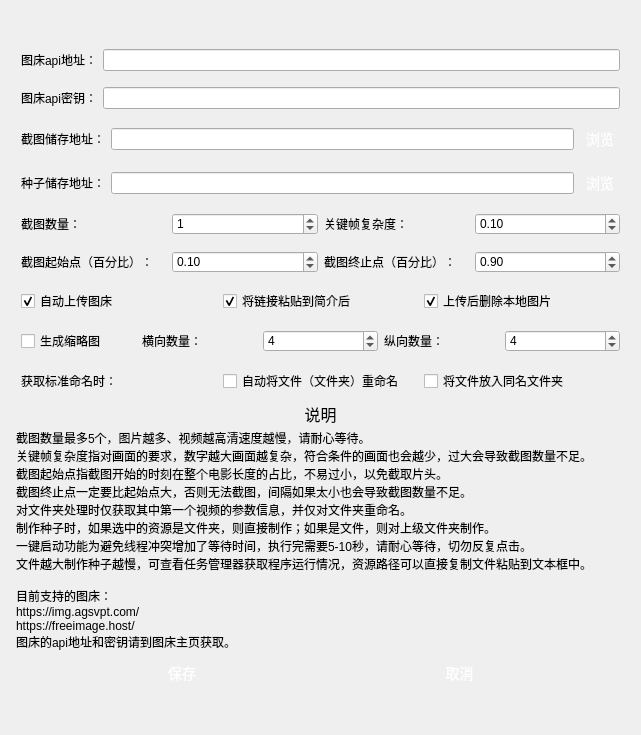
<?xml version="1.0" encoding="UTF-8"?>
<ui version="4.0">
 <class>Settings</class>
 <widget class="QDialog" name="Settings">
  <property name="geometry">
   <rect>
    <x>0</x>
    <y>0</y>
    <width>641</width>
    <height>735</height>
   </rect>
  </property>
  <property name="windowTitle">
   <string>设置</string>
  </property>
  <layout class="QVBoxLayout" name="verticalLayout_2">
   <item>
    <layout class="QVBoxLayout" name="verticalLayout">
     <property name="leftMargin">
      <number>5</number>
     </property>
     <property name="topMargin">
      <number>5</number>
     </property>
     <property name="rightMargin">
      <number>5</number>
     </property>
     <property name="bottomMargin">
      <number>5</number>
     </property>
     <item>
      <layout class="QHBoxLayout" name="horizontalLayout_4">
       <property name="leftMargin">
        <number>5</number>
       </property>
       <property name="topMargin">
        <number>5</number>
       </property>
       <property name="rightMargin">
        <number>5</number>
       </property>
       <property name="bottomMargin">
        <number>5</number>
       </property>
       <item>
        <widget class="QLabel" name="label_6">
         <property name="styleSheet">
          <string>QPushButton {
    display: inline-block;
    padding: 5px 5px;
    font-size: 16px;
    cursor: pointer;
    text-align: center;
    text-decoration: none;
    outline: none;
    color:#fff;
    background-color: #559e24;
    border: none;
    border-radius: 15px;
    box-shadow: 0 9px #999;
}

QPushButton:hover {
background-color: #4a8821;
}

QPushButton:pressed {
    background-color: #3c6f1b;
}
</string>
         </property>
         <property name="text">
          <string>图床api地址：</string>
         </property>
        </widget>
       </item>
       <item>
        <widget class="QLineEdit" name="figureBedPath">
         <property name="styleSheet">
          <string>QPushButton {
    display: inline-block;
    padding: 5px 5px;
    font-size: 16px;
    cursor: pointer;
    text-align: center;
    text-decoration: none;
    outline: none;
    color:#fff;
    background-color: #559e24;
    border: none;
    border-radius: 15px;
    box-shadow: 0 9px #999;
}

QPushButton:hover {
background-color: #4a8821;
}

QPushButton:pressed {
    background-color: #3c6f1b;
}
</string>
         </property>
         <property name="text">
          <string/>
         </property>
         <property name="clearButtonEnabled">
          <bool>true</bool>
         </property>
        </widget>
       </item>
      </layout>
     </item>
     <item>
      <layout class="QHBoxLayout" name="horizontalLayout_5">
       <property name="leftMargin">
        <number>5</number>
       </property>
       <property name="topMargin">
        <number>5</number>
       </property>
       <property name="rightMargin">
        <number>5</number>
       </property>
       <property name="bottomMargin">
        <number>5</number>
       </property>
       <item>
        <widget class="QLabel" name="label_7">
         <property name="styleSheet">
          <string>QPushButton {
    display: inline-block;
    padding: 5px 5px;
    font-size: 16px;
    cursor: pointer;
    text-align: center;
    text-decoration: none;
    outline: none;
    color:#fff;
    background-color: #559e24;
    border: none;
    border-radius: 15px;
    box-shadow: 0 9px #999;
}

QPushButton:hover {
background-color: #4a8821;
}

QPushButton:pressed {
    background-color: #3c6f1b;
}
</string>
         </property>
         <property name="text">
          <string>图床api密钥：</string>
         </property>
        </widget>
       </item>
       <item>
        <widget class="QLineEdit" name="figureBedToken">
         <property name="styleSheet">
          <string>QPushButton {
    display: inline-block;
    padding: 5px 5px;
    font-size: 16px;
    cursor: pointer;
    text-align: center;
    text-decoration: none;
    outline: none;
    color:#fff;
    background-color: #559e24;
    border: none;
    border-radius: 15px;
    box-shadow: 0 9px #999;
}

QPushButton:hover {
background-color: #4a8821;
}

QPushButton:pressed {
    background-color: #3c6f1b;
}
</string>
         </property>
         <property name="text">
          <string/>
         </property>
         <property name="echoMode">
          <enum>QLineEdit::Password</enum>
         </property>
         <property name="clearButtonEnabled">
          <bool>true</bool>
         </property>
        </widget>
       </item>
      </layout>
     </item>
     <item>
      <layout class="QHBoxLayout" name="horizontalLayout_2">
       <property name="leftMargin">
        <number>5</number>
       </property>
       <property name="topMargin">
        <number>5</number>
       </property>
       <property name="rightMargin">
        <number>5</number>
       </property>
       <property name="bottomMargin">
        <number>5</number>
       </property>
       <item>
        <widget class="QLabel" name="label_3">
         <property name="styleSheet">
          <string>QPushButton {
    display: inline-block;
    padding: 5px 5px;
    font-size: 16px;
    cursor: pointer;
    text-align: center;
    text-decoration: none;
    outline: none;
    color:#fff;
    background-color: #559e24;
    border: none;
    border-radius: 15px;
    box-shadow: 0 9px #999;
}

QPushButton:hover {
background-color: #4a8821;
}

QPushButton:pressed {
    background-color: #3c6f1b;
}
</string>
         </property>
         <property name="text">
          <string>截图储存地址：</string>
         </property>
        </widget>
       </item>
       <item>
        <widget class="QLineEdit" name="screenshotPath">
         <property name="styleSheet">
          <string>QPushButton {
    display: inline-block;
    padding: 5px 5px;
    font-size: 16px;
    cursor: pointer;
    text-align: center;
    text-decoration: none;
    outline: none;
    color:#fff;
    background-color: #559e24;
    border: none;
    border-radius: 15px;
    box-shadow: 0 9px #999;
}

QPushButton:hover {
background-color: #4a8821;
}

QPushButton:pressed {
    background-color: #3c6f1b;
}
</string>
         </property>
         <property name="text">
          <string/>
         </property>
         <property name="clearButtonEnabled">
          <bool>true</bool>
         </property>
        </widget>
       </item>
       <item>
        <widget class="QPushButton" name="selectScreenshotPathButton">
         <property name="styleSheet">
          <string notr="true">QPushButton {
    display: inline-block;
    padding: 3px 6px;
    font-size: 14px;
    cursor: pointer;
    text-align: center;
    text-decoration: none;
    outline: none;
    color:#fff;
background-color: 
				qlineargradient(x1:0, y1:0, x2:0, y2:1,
                                      stop:0 #16bf9d,
                                      stop:1 #10a266);
    border: none;
    border-radius: 8px;
    box-shadow: 0 9px #999;
}

QPushButton:hover {
background-color: 
				qlineargradient(x1:0, y1:0, x2:0, y2:1,
                                      stop:0 #11b998,
                                      stop:1 #08965e);
}

QPushButton:pressed {
    background-color: 
				qlineargradient(x1:0, y1:0, x2:0, y2:1,
                                      stop:0 #0e9278,
                                      stop:1 #0e925c);
}
</string>
         </property>
         <property name="text">
          <string>浏览</string>
         </property>
        </widget>
       </item>
      </layout>
     </item>
     <item>
      <layout class="QHBoxLayout" name="horizontalLayout_3">
       <property name="leftMargin">
        <number>5</number>
       </property>
       <property name="topMargin">
        <number>5</number>
       </property>
       <property name="rightMargin">
        <number>5</number>
       </property>
       <property name="bottomMargin">
        <number>5</number>
       </property>
       <item>
        <widget class="QLabel" name="label_12">
         <property name="styleSheet">
          <string>QPushButton {
    display: inline-block;
    padding: 5px 5px;
    font-size: 16px;
    cursor: pointer;
    text-align: center;
    text-decoration: none;
    outline: none;
    color:#fff;
    background-color: #559e24;
    border: none;
    border-radius: 15px;
    box-shadow: 0 9px #999;
}

QPushButton:hover {
background-color: #4a8821;
}

QPushButton:pressed {
    background-color: #3c6f1b;
}
</string>
         </property>
         <property name="text">
          <string>种子储存地址：</string>
         </property>
        </widget>
       </item>
       <item>
        <widget class="QLineEdit" name="torrentPath">
         <property name="styleSheet">
          <string>QPushButton {
    display: inline-block;
    padding: 5px 5px;
    font-size: 16px;
    cursor: pointer;
    text-align: center;
    text-decoration: none;
    outline: none;
    color:#fff;
    background-color: #559e24;
    border: none;
    border-radius: 15px;
    box-shadow: 0 9px #999;
}

QPushButton:hover {
background-color: #4a8821;
}

QPushButton:pressed {
    background-color: #3c6f1b;
}
</string>
         </property>
         <property name="text">
          <string/>
         </property>
         <property name="clearButtonEnabled">
          <bool>true</bool>
         </property>
        </widget>
       </item>
       <item>
        <widget class="QPushButton" name="selectTorrentPathButton">
         <property name="styleSheet">
          <string notr="true">QPushButton {
    display: inline-block;
    padding: 3px 6px;
    font-size: 14px;
    cursor: pointer;
    text-align: center;
    text-decoration: none;
    outline: none;
    color:#fff;
background-color: 
				qlineargradient(x1:0, y1:0, x2:0, y2:1,
                                      stop:0 #16bf9d,
                                      stop:1 #10a266);
    border: none;
    border-radius: 8px;
    box-shadow: 0 9px #999;
}

QPushButton:hover {
background-color: 
				qlineargradient(x1:0, y1:0, x2:0, y2:1,
                                      stop:0 #11b998,
                                      stop:1 #08965e);
}

QPushButton:pressed {
    background-color: 
				qlineargradient(x1:0, y1:0, x2:0, y2:1,
                                      stop:0 #0e9278,
                                      stop:1 #0e925c);
}
</string>
         </property>
         <property name="text">
          <string>浏览</string>
         </property>
        </widget>
       </item>
      </layout>
     </item>
     <item>
      <layout class="QHBoxLayout" name="horizontalLayout_7">
       <property name="leftMargin">
        <number>5</number>
       </property>
       <property name="topMargin">
        <number>5</number>
       </property>
       <property name="rightMargin">
        <number>5</number>
       </property>
       <property name="bottomMargin">
        <number>5</number>
       </property>
       <item>
        <widget class="QLabel" name="label">
         <property name="styleSheet">
          <string>QPushButton {
    display: inline-block;
    padding: 5px 5px;
    font-size: 16px;
    cursor: pointer;
    text-align: center;
    text-decoration: none;
    outline: none;
    color:#fff;
    background-color: #559e24;
    border: none;
    border-radius: 15px;
    box-shadow: 0 9px #999;
}

QPushButton:hover {
background-color: #4a8821;
}

QPushButton:pressed {
    background-color: #3c6f1b;
}
</string>
         </property>
         <property name="text">
          <string>截图数量：</string>
         </property>
        </widget>
       </item>
       <item>
        <widget class="QSpinBox" name="screenshotNumber">
         <property name="styleSheet">
          <string>QPushButton {
    display: inline-block;
    padding: 5px 5px;
    font-size: 16px;
    cursor: pointer;
    text-align: center;
    text-decoration: none;
    outline: none;
    color:#fff;
    background-color: #559e24;
    border: none;
    border-radius: 15px;
    box-shadow: 0 9px #999;
}

QPushButton:hover {
background-color: #4a8821;
}

QPushButton:pressed {
    background-color: #3c6f1b;
}
</string>
         </property>
         <property name="maximum">
          <number>5</number>
         </property>
         <property name="value">
          <number>1</number>
         </property>
        </widget>
       </item>
       <item>
        <widget class="QLabel" name="label_2">
         <property name="styleSheet">
          <string>QPushButton {
    display: inline-block;
    padding: 5px 5px;
    font-size: 16px;
    cursor: pointer;
    text-align: center;
    text-decoration: none;
    outline: none;
    color:#fff;
    background-color: #559e24;
    border: none;
    border-radius: 15px;
    box-shadow: 0 9px #999;
}

QPushButton:hover {
background-color: #4a8821;
}

QPushButton:pressed {
    background-color: #3c6f1b;
}
</string>
         </property>
         <property name="text">
          <string>关键帧复杂度：</string>
         </property>
        </widget>
       </item>
       <item>
        <widget class="QDoubleSpinBox" name="screenshotThreshold">
         <property name="styleSheet">
          <string>QPushButton {
    display: inline-block;
    padding: 5px 5px;
    font-size: 16px;
    cursor: pointer;
    text-align: center;
    text-decoration: none;
    outline: none;
    color:#fff;
    background-color: #559e24;
    border: none;
    border-radius: 15px;
    box-shadow: 0 9px #999;
}

QPushButton:hover {
background-color: #4a8821;
}

QPushButton:pressed {
    background-color: #3c6f1b;
}
</string>
         </property>
         <property name="decimals">
          <number>2</number>
         </property>
         <property name="maximum">
          <double>5.000000000000000</double>
         </property>
         <property name="singleStep">
          <double>0.010000000000000</double>
         </property>
         <property name="value">
          <double>0.100000000000000</double>
         </property>
        </widget>
       </item>
      </layout>
     </item>
     <item>
      <layout class="QHBoxLayout" name="horizontalLayout_8">
       <property name="leftMargin">
        <number>5</number>
       </property>
       <property name="topMargin">
        <number>5</number>
       </property>
       <property name="rightMargin">
        <number>5</number>
       </property>
       <property name="bottomMargin">
        <number>5</number>
       </property>
       <item>
        <widget class="QLabel" name="label_4">
         <property name="styleSheet">
          <string>QPushButton {
    display: inline-block;
    padding: 5px 5px;
    font-size: 16px;
    cursor: pointer;
    text-align: center;
    text-decoration: none;
    outline: none;
    color:#fff;
    background-color: #559e24;
    border: none;
    border-radius: 15px;
    box-shadow: 0 9px #999;
}

QPushButton:hover {
background-color: #4a8821;
}

QPushButton:pressed {
    background-color: #3c6f1b;
}
</string>
         </property>
         <property name="text">
          <string>截图起始点（百分比）：</string>
         </property>
        </widget>
       </item>
       <item>
        <widget class="QDoubleSpinBox" name="screenshotStart">
         <property name="styleSheet">
          <string>QPushButton {
    display: inline-block;
    padding: 5px 5px;
    font-size: 16px;
    cursor: pointer;
    text-align: center;
    text-decoration: none;
    outline: none;
    color:#fff;
    background-color: #559e24;
    border: none;
    border-radius: 15px;
    box-shadow: 0 9px #999;
}

QPushButton:hover {
background-color: #4a8821;
}

QPushButton:pressed {
    background-color: #3c6f1b;
}
</string>
         </property>
         <property name="decimals">
          <number>2</number>
         </property>
         <property name="maximum">
          <double>1.000000000000000</double>
         </property>
         <property name="singleStep">
          <double>0.010000000000000</double>
         </property>
         <property name="value">
          <double>0.100000000000000</double>
         </property>
        </widget>
       </item>
       <item>
        <widget class="QLabel" name="label_5">
         <property name="styleSheet">
          <string>QPushButton {
    display: inline-block;
    padding: 5px 5px;
    font-size: 16px;
    cursor: pointer;
    text-align: center;
    text-decoration: none;
    outline: none;
    color:#fff;
    background-color: #559e24;
    border: none;
    border-radius: 15px;
    box-shadow: 0 9px #999;
}

QPushButton:hover {
background-color: #4a8821;
}

QPushButton:pressed {
    background-color: #3c6f1b;
}
</string>
         </property>
         <property name="text">
          <string>截图终止点（百分比）：</string>
         </property>
        </widget>
       </item>
       <item>
        <widget class="QDoubleSpinBox" name="screenshotEnd">
         <property name="styleSheet">
          <string>QPushButton {
    display: inline-block;
    padding: 5px 5px;
    font-size: 16px;
    cursor: pointer;
    text-align: center;
    text-decoration: none;
    outline: none;
    color:#fff;
    background-color: #559e24;
    border: none;
    border-radius: 15px;
    box-shadow: 0 9px #999;
}

QPushButton:hover {
background-color: #4a8821;
}

QPushButton:pressed {
    background-color: #3c6f1b;
}
</string>
         </property>
         <property name="decimals">
          <number>2</number>
         </property>
         <property name="maximum">
          <double>1.000000000000000</double>
         </property>
         <property name="singleStep">
          <double>0.010000000000000</double>
         </property>
         <property name="value">
          <double>0.900000000000000</double>
         </property>
        </widget>
       </item>
      </layout>
     </item>
     <item>
      <layout class="QHBoxLayout" name="horizontalLayout_9">
       <property name="leftMargin">
        <number>5</number>
       </property>
       <property name="topMargin">
        <number>5</number>
       </property>
       <property name="rightMargin">
        <number>5</number>
       </property>
       <property name="bottomMargin">
        <number>5</number>
       </property>
       <item>
        <widget class="QCheckBox" name="autoUploadScreenshot">
         <property name="styleSheet">
          <string>QPushButton {
    display: inline-block;
    padding: 5px 5px;
    font-size: 16px;
    cursor: pointer;
    text-align: center;
    text-decoration: none;
    outline: none;
    color:#fff;
    background-color: #559e24;
    border: none;
    border-radius: 15px;
    box-shadow: 0 9px #999;
}

QPushButton:hover {
background-color: #4a8821;
}

QPushButton:pressed {
    background-color: #3c6f1b;
}
</string>
         </property>
         <property name="text">
          <string>自动上传图床</string>
         </property>
         <property name="checked">
          <bool>true</bool>
         </property>
        </widget>
       </item>
       <item>
        <widget class="QCheckBox" name="pasteScreenshotUrl">
         <property name="styleSheet">
          <string>QPushButton {
    display: inline-block;
    padding: 5px 5px;
    font-size: 16px;
    cursor: pointer;
    text-align: center;
    text-decoration: none;
    outline: none;
    color:#fff;
    background-color: #559e24;
    border: none;
    border-radius: 15px;
    box-shadow: 0 9px #999;
}

QPushButton:hover {
background-color: #4a8821;
}

QPushButton:pressed {
    background-color: #3c6f1b;
}
</string>
         </property>
         <property name="text">
          <string>将链接粘贴到简介后</string>
         </property>
         <property name="checked">
          <bool>true</bool>
         </property>
        </widget>
       </item>
       <item>
        <widget class="QCheckBox" name="deleteScreenshot">
         <property name="styleSheet">
          <string>QPushButton {
    display: inline-block;
    padding: 5px 5px;
    font-size: 16px;
    cursor: pointer;
    text-align: center;
    text-decoration: none;
    outline: none;
    color:#fff;
    background-color: #559e24;
    border: none;
    border-radius: 15px;
    box-shadow: 0 9px #999;
}

QPushButton:hover {
background-color: #4a8821;
}

QPushButton:pressed {
    background-color: #3c6f1b;
}
</string>
         </property>
         <property name="text">
          <string>上传后删除本地图片</string>
         </property>
         <property name="checked">
          <bool>true</bool>
         </property>
        </widget>
       </item>
      </layout>
     </item>
     <item>
      <layout class="QHBoxLayout" name="horizontalLayout_11">
       <property name="leftMargin">
        <number>5</number>
       </property>
       <property name="topMargin">
        <number>5</number>
       </property>
       <property name="rightMargin">
        <number>5</number>
       </property>
       <property name="bottomMargin">
        <number>5</number>
       </property>
       <item>
        <widget class="QCheckBox" name="getThumbnails">
         <property name="text">
          <string>生成缩略图</string>
         </property>
        </widget>
       </item>
       <item>
        <widget class="QLabel" name="label_13">
         <property name="styleSheet">
          <string>QPushButton {
    display: inline-block;
    padding: 5px 5px;
    font-size: 16px;
    cursor: pointer;
    text-align: center;
    text-decoration: none;
    outline: none;
    color:#fff;
    background-color: #559e24;
    border: none;
    border-radius: 15px;
    box-shadow: 0 9px #999;
}

QPushButton:hover {
background-color: #4a8821;
}

QPushButton:pressed {
    background-color: #3c6f1b;
}
</string>
         </property>
         <property name="text">
          <string>横向数量：</string>
         </property>
        </widget>
       </item>
       <item>
        <widget class="QSpinBox" name="rows">
         <property name="styleSheet">
          <string>QPushButton {
    display: inline-block;
    padding: 5px 5px;
    font-size: 16px;
    cursor: pointer;
    text-align: center;
    text-decoration: none;
    outline: none;
    color:#fff;
    background-color: #559e24;
    border: none;
    border-radius: 15px;
    box-shadow: 0 9px #999;
}

QPushButton:hover {
background-color: #4a8821;
}

QPushButton:pressed {
    background-color: #3c6f1b;
}
</string>
         </property>
         <property name="minimum">
          <number>1</number>
         </property>
         <property name="maximum">
          <number>9</number>
         </property>
         <property name="value">
          <number>4</number>
         </property>
        </widget>
       </item>
       <item>
        <widget class="QLabel" name="label_8">
         <property name="styleSheet">
          <string>QPushButton {
    display: inline-block;
    padding: 5px 5px;
    font-size: 16px;
    cursor: pointer;
    text-align: center;
    text-decoration: none;
    outline: none;
    color:#fff;
    background-color: #559e24;
    border: none;
    border-radius: 15px;
    box-shadow: 0 9px #999;
}

QPushButton:hover {
background-color: #4a8821;
}

QPushButton:pressed {
    background-color: #3c6f1b;
}
</string>
         </property>
         <property name="text">
          <string>纵向数量：</string>
         </property>
        </widget>
       </item>
       <item>
        <widget class="QSpinBox" name="cols">
         <property name="styleSheet">
          <string>QPushButton {
    display: inline-block;
    padding: 5px 5px;
    font-size: 16px;
    cursor: pointer;
    text-align: center;
    text-decoration: none;
    outline: none;
    color:#fff;
    background-color: #559e24;
    border: none;
    border-radius: 15px;
    box-shadow: 0 9px #999;
}

QPushButton:hover {
background-color: #4a8821;
}

QPushButton:pressed {
    background-color: #3c6f1b;
}
</string>
         </property>
         <property name="minimum">
          <number>1</number>
         </property>
         <property name="maximum">
          <number>9</number>
         </property>
         <property name="value">
          <number>4</number>
         </property>
        </widget>
       </item>
      </layout>
     </item>
     <item>
      <layout class="QHBoxLayout" name="horizontalLayout_10">
       <property name="leftMargin">
        <number>5</number>
       </property>
       <property name="topMargin">
        <number>5</number>
       </property>
       <property name="rightMargin">
        <number>5</number>
       </property>
       <property name="bottomMargin">
        <number>5</number>
       </property>
       <item>
        <widget class="QLabel" name="label_10">
         <property name="styleSheet">
          <string>QPushButton {
    display: inline-block;
    padding: 5px 5px;
    font-size: 16px;
    cursor: pointer;
    text-align: center;
    text-decoration: none;
    outline: none;
    color:#fff;
    background-color: #559e24;
    border: none;
    border-radius: 15px;
    box-shadow: 0 9px #999;
}

QPushButton:hover {
background-color: #4a8821;
}

QPushButton:pressed {
    background-color: #3c6f1b;
}
</string>
         </property>
         <property name="text">
          <string>获取标准命名时：</string>
         </property>
        </widget>
       </item>
       <item>
        <widget class="QCheckBox" name="renameFile">
         <property name="styleSheet">
          <string>QPushButton {
    display: inline-block;
    padding: 5px 5px;
    font-size: 16px;
    cursor: pointer;
    text-align: center;
    text-decoration: none;
    outline: none;
    color:#fff;
    background-color: #559e24;
    border: none;
    border-radius: 15px;
    box-shadow: 0 9px #999;
}

QPushButton:hover {
background-color: #4a8821;
}

QPushButton:pressed {
    background-color: #3c6f1b;
}
</string>
         </property>
         <property name="text">
          <string>自动将文件（文件夹）重命名</string>
         </property>
         <property name="checked">
          <bool>false</bool>
         </property>
        </widget>
       </item>
       <item>
        <widget class="QCheckBox" name="makeDir">
         <property name="styleSheet">
          <string>QPushButton {
    display: inline-block;
    padding: 5px 5px;
    font-size: 16px;
    cursor: pointer;
    text-align: center;
    text-decoration: none;
    outline: none;
    color:#fff;
    background-color: #559e24;
    border: none;
    border-radius: 15px;
    box-shadow: 0 9px #999;
}

QPushButton:hover {
background-color: #4a8821;
}

QPushButton:pressed {
    background-color: #3c6f1b;
}
</string>
         </property>
         <property name="text">
          <string>将文件放入同名文件夹</string>
         </property>
         <property name="checked">
          <bool>false</bool>
         </property>
        </widget>
       </item>
      </layout>
     </item>
     <item>
      <widget class="QLabel" name="label_9">
       <property name="maximumSize">
        <size>
         <width>16777215</width>
         <height>20</height>
        </size>
       </property>
       <property name="font">
        <font>
         <pointsize>12</pointsize>
        </font>
       </property>
       <property name="text">
        <string>说明</string>
       </property>
       <property name="alignment">
        <set>Qt::AlignCenter</set>
       </property>
      </widget>
     </item>
     <item>
      <widget class="QLabel" name="label_11">
       <property name="maximumSize">
        <size>
         <width>16777215</width>
         <height>220</height>
        </size>
       </property>
       <property name="styleSheet">
        <string>QPushButton {
    display: inline-block;
    padding: 5px 5px;
    font-size: 16px;
    cursor: pointer;
    text-align: center;
    text-decoration: none;
    outline: none;
    color:#fff;
    background-color: #559e24;
    border: none;
    border-radius: 15px;
    box-shadow: 0 9px #999;
}

QPushButton:hover {
background-color: #4a8821;
}

QPushButton:pressed {
    background-color: #3c6f1b;
}
</string>
       </property>
       <property name="text">
        <string>截图数量最多5个，图片越多、视频越高清速度越慢，请耐心等待。
关键帧复杂度指对画面的要求，数字越大画面越复杂，符合条件的画面也会越少，过大会导致截图数量不足。
截图起始点指截图开始的时刻在整个电影长度的占比，不易过小，以免截取片头。
截图终止点一定要比起始点大，否则无法截图，间隔如果太小也会导致截图数量不足。
对文件夹处理时仅获取其中第一个视频的参数信息，并仅对文件夹重命名。
制作种子时，如果选中的资源是文件夹，则直接制作；如果是文件，则对上级文件夹制作。
一键启动功能为避免线程冲突增加了等待时间，执行完需要5-10秒，请耐心等待，切勿反复点击。
文件越大制作种子越慢，可查看任务管理器获取程序运行情况，资源路径可以直接复制文件粘贴到文本框中。

目前支持的图床：
https://img.agsvpt.com/
https://freeimage.host/
图床的api地址和密钥请到图床主页获取。</string>
       </property>
      </widget>
     </item>
     <item>
      <layout class="QHBoxLayout" name="horizontalLayout">
       <property name="leftMargin">
        <number>30</number>
       </property>
       <property name="rightMargin">
        <number>30</number>
       </property>
       <item>
        <widget class="QPushButton" name="saveButton">
         <property name="styleSheet">
          <string notr="true">QPushButton {
    display: inline-block;
    padding: 6px 6px;
    font-size: 14px;
    cursor: pointer;
    text-align: center;
    text-decoration: none;
    outline: none;
    color:#fff;
background-color: 
				qlineargradient(x1:0, y1:0, x2:0, y2:1,
                                      stop:0 #16bf9d,
                                      stop:1 #10a266);
    border: none;
    border-radius: 8px;
    box-shadow: 0 9px #999;
}

QPushButton:hover {
background-color: 
				qlineargradient(x1:0, y1:0, x2:0, y2:1,
                                      stop:0 #11b998,
                                      stop:1 #08965e);
}

QPushButton:pressed {
    background-color: 
				qlineargradient(x1:0, y1:0, x2:0, y2:1,
                                      stop:0 #0e9278,
                                      stop:1 #0e925c);
}
</string>
         </property>
         <property name="text">
          <string>保存</string>
         </property>
        </widget>
       </item>
       <item>
        <widget class="QPushButton" name="cancelButton">
         <property name="styleSheet">
          <string notr="true">QPushButton {
    display: inline-block;
    padding: 6px 6px;
    font-size: 14px;
    cursor: pointer;
    text-align: center;
    text-decoration: none;
    outline: none;
    color:#fff;
background-color: 
				qlineargradient(x1:0, y1:0, x2:0, y2:1,
                                      stop:0 #16bf9d,
                                      stop:1 #10a266);
    border: none;
    border-radius: 8px;
    box-shadow: 0 9px #999;
}

QPushButton:hover {
background-color: 
				qlineargradient(x1:0, y1:0, x2:0, y2:1,
                                      stop:0 #11b998,
                                      stop:1 #08965e);
}

QPushButton:pressed {
    background-color: 
				qlineargradient(x1:0, y1:0, x2:0, y2:1,
                                      stop:0 #0e9278,
                                      stop:1 #0e925c);
}
</string>
         </property>
         <property name="text">
          <string>取消</string>
         </property>
        </widget>
       </item>
      </layout>
     </item>
    </layout>
   </item>
  </layout>
 </widget>
 <resources/>
 <connections/>
</ui>
